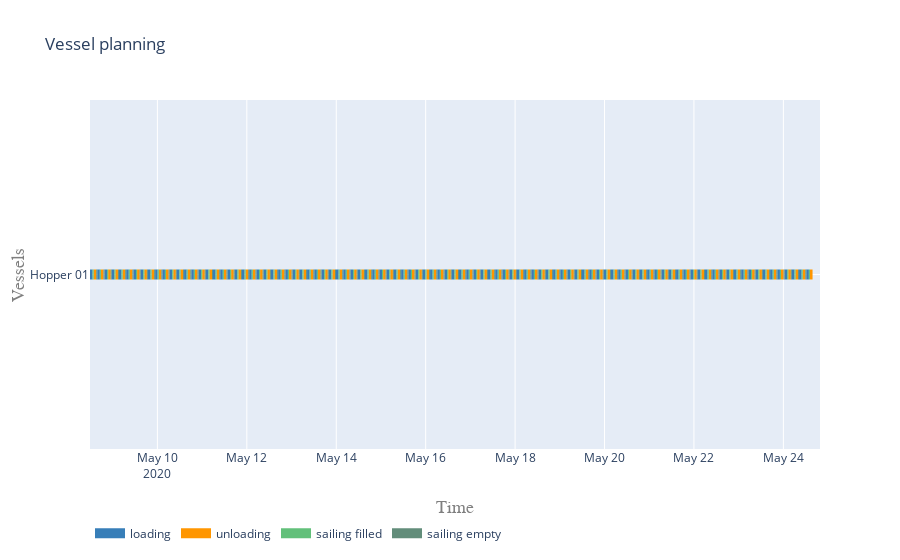

The notebook cell this image was saved under:
### Markdown cell above
#### Vessel planning

### Code cell
vessels = [hopper]

activities = ['loading', 'unloading', 'sailing filled', 'sailing empty']
colors = {0:'rgb(55,126,184)', 1:'rgb(255,150,0)', 2:'rgb(98, 192, 122)', 3:'rgb(98, 141, 122)'}

plot.vessel_planning(vessels, activities, colors)

### Figure 1 — Plotly figure (JSON) as saved in the notebook; plotly's stock layout.template omitted (floating-point values rounded to 4 significant figures; data arrays with more than 128 entries replaced by an {"elided": "..."} marker saying what was removed)
{"data": [{"connectgaps": false, "hoverinfo": "y+name", "line": {"color": "rgb(55,126,184)", "width": 10}, "mode": "lines", "name": "loading", "type": "scatter", "x": {"elided": "500 str values"}, "y": {"elided": "500 str values"}}, {"connectgaps": false, "hoverinfo": "y+name", "line": {"color": "rgb(255,150,0)", "width": 10}, "mode": "lines", "name": "unloading", "type": "scatter", "x": {"elided": "500 str values"}, "y": {"elided": "500 str values"}}, {"connectgaps": false, "hoverinfo": "y+name", "line": {"color": "rgb(98, 192, 122)", "width": 10}, "mode": "lines", "name": "sailing filled", "type": "scatter", "x": {"elided": "500 str values"}, "y": {"elided": "500 str values"}}, {"connectgaps": false, "hoverinfo": "y+name", "line": {"color": "rgb(98, 141, 122)", "width": 10}, "mode": "lines", "name": "sailing empty", "type": "scatter", "x": {"elided": "495 str values"}, "y": {"elided": "495 str values"}}], "layout": {"hovermode": "closest", "legend": {"orientation": "h", "x": 0, "y": -0.2}, "title": {"text": "Vessel planning"}, "xaxis": {"range": ["2020-05-08T11:49:24", "2020-05-24T19:39:19.844910"], "title": {"font": {"color": "#7f7f7f", "family": "Courier New, monospace", "size": 18}, "text": "Time"}}, "yaxis": {"title": {"font": {"color": "#7f7f7f", "family": "Courier New, monospace", "size": 18}, "text": "Vessels"}}}}
